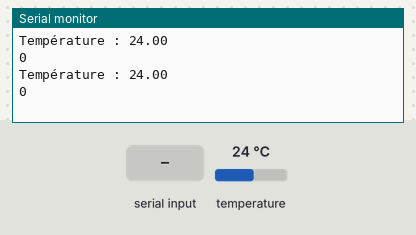
The sketch below on a simulated Arduino Uno, built with avr-gcc and run on an emulated ATmega328P. On the bench: the last lines printed to the serial monitor. The inputs (shaded band) are chosen by the test bench; at power-on: temperature 24 °C.

Above: at 12.3 s.
12.4 s: "1" received over the second serial link
At 18.7 s:
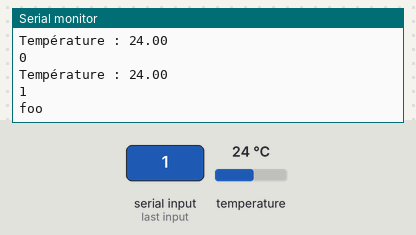
24.6 s: temperature set to 12 °C
At 29.5 s:
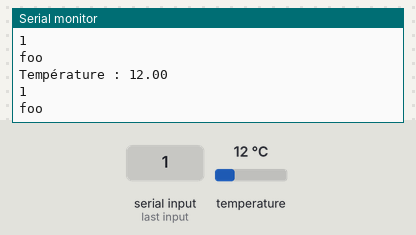
29.7 s: temperature set to 19 °C
At 35.6 s:
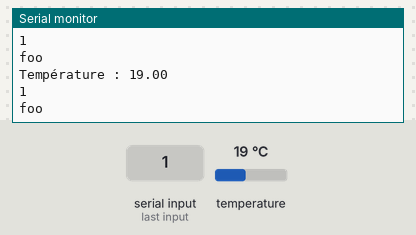
Timing chart, 0 to 37.1 s (numbered marks = the images above; inputs shaded):
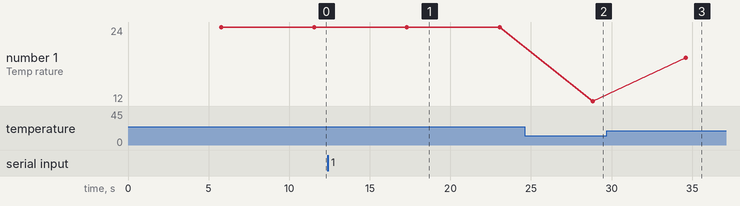

The sketch:

temperature.ino
```cpp
// Include the required Arduino libraries:
#include <OneWire.h>
#include <DallasTemperature.h>
#include <SoftwareSerial.h>

#define ONE_WIRE_BUS 13

SoftwareSerial XBee(0,1);


int value;
int val;

OneWire oneWire(ONE_WIRE_BUS);

DallasTemperature sensor(&oneWire);

void setup() {
  Serial.begin(9600) ;
  sensor.begin();
  XBee.begin(9600);
}

void loop() {
  sensor.requestTemperatures();
  delay(5000);
  float tempC = sensor.getTempCByIndex(0);
  Serial.print("Température : ");
  Serial.println(tempC);
  Serial.println(XBee.available());
  if(XBee.available() > 0) {
    Serial.println("foo");
    XBee.write("foo");
  }
}
```

Measured:
- after the input at 12.4 s, the serial monitor: prints a new line after 4.9 s (image 1)
- after the input at 24.6 s, the serial monitor: prints a new line after 4.2 s (image 2)
- after the input at 29.7 s, the serial monitor: prints a new line after 4.9 s (image 3)
- plotted number 1: 24 → 12 after the input at 24.6 s, 12 → 19 after the input at 29.7 s
